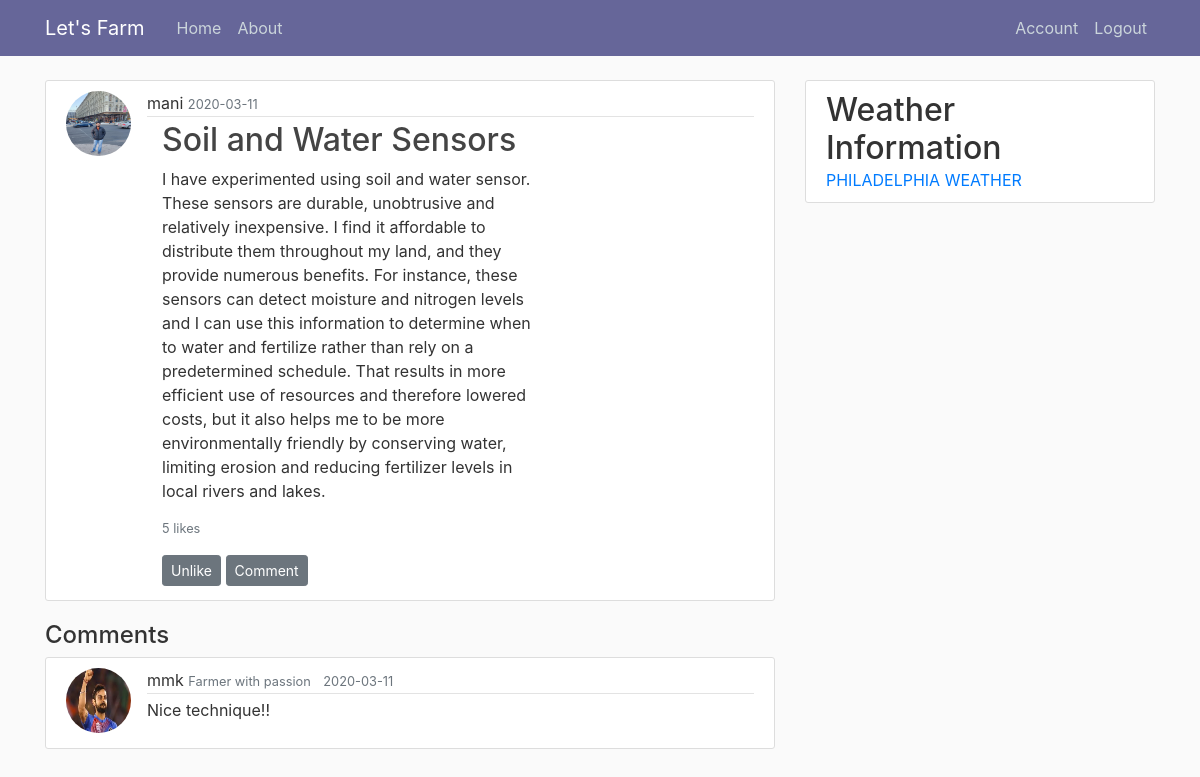
/post/3 (signed in), run on the app's committed database.
### community/models.py (models this page shows, shortened)
class User(db.Model, UserMixin):
	id = db.Column(db.Integer, primary_key = True)
	username = db.Column(db.String(20), unique = True, nullable = False)
	email = db.Column(db.String(120), unique = True, nullable = False)
	image_file = db.Column(db.String(20), nullable = False, default = 'default.jpg')
	password = db.Column(db.String(60), nullable = False, unique= False)
	bio = db.Column(db.String(200), nullable = True)
	posts = db.relationship('Post', backref = 'author', lazy = True)
	liked = db.relationship('PostLike', foreign_keys = 'PostLike.user_id', backref='user',lazy = 'dynamic')
	comments = db.relationship('Comment', backref= 'author', lazy = 'dynamic')
	def has_liked_post(self,post):
		return PostLike.query.filter(PostLike.user_id ==self.id, PostLike.post_id == post.id).count() > 0

class Post(db.Model):
	id = db.Column(db.Integer, primary_key = True)
	title = db.Column(db.String(150), nullable = False)
	date_posted = db.Column(db.DateTime, nullable = False, default=datetime.datetime.utcnow)
	content = db.Column(db.Text, nullable = False)
	user_id = db.Column(db.Integer, db.ForeignKey('user.id'), nullable = False)
	likes = db.relationship('PostLike', backref = 'post', lazy = 'dynamic')
	comments = db.relationship('Comment', backref= 'post', lazy = 'dynamic')

class Comment(db.Model):
	id = db.Column(db.Integer, primary_key = True)
	body = db.Column(db.Text)
	timestamp = db.Column(db.DateTime, nullable = False, default = datetime.datetime.utcnow)
	user_id = db.Column(db.Integer, db.ForeignKey('user.id'), nullable = False)
	post_id = db.Column(db.Integer,db.ForeignKey('post.id'), nullable = False)

### community/routes.py (the view)
@app.route("/post/<int:post_id>")
@login_required
def view_post(post_id):
	post = Post.query.get_or_404(post_id)
	comments = Comment.query.filter_by(post_id =post_id).order_by(Comment.timestamp.desc())
	return render_template('view_post.html',title = post.title, post = post, comments = comments)

### community/models.py (called while the page is built)
@login.user_loader
def load_user(usr_id):
	return User.query.get(int(usr_id))

### community/templates/view_post.html (shortened to what this page needs)
{% extends "layout.html" %}
{% block content %}
<div class="row">
  <div class="col-md-8">
        <article class="media content-section">
            <img class= "rounded-circle post-img" src="{{url_for('static',filename = 'Profile_pics/' +post.author.image_file)}}">
          <div class="media-body">
            <div class="article-metadata">
              <a class="mr-0" >{{ post.author.username }}</a>
              <small class="text-muted">{{ post.date_posted.strftime('%Y-%m-%d') }}
              </small>
            </div>
            <div class="col-md-8">
              <h2 class="article-title">{{ post.title }}</a></h2>
              <p>{{ post.content }}</p>
              <small class="text-muted">
                <p> {{ post.likes.count() }} likes</p>
              </small>
              {% if current_user.has_liked_post(post) %}
              <a class="btn btn-secondary btn-sm " href="{{ url_for('like_action', post_id=post.id, action='unlike') }}">Unlike</a>
              {% else %}
              <a class="btn btn-secondary btn-sm " href="{{ url_for('like_action', post_id=post.id, action='like') }}">Like</a>
            {% endif %}
              <a class="btn btn-secondary btn-sm " href="{{url_for('new_comment', post_id = post.id)}}"> Comment </a>
            </div>
          </div>
        </article>
        <h4>Comments</h4>
        {% for comment in comments%}
        <article class="media content-section">
            <img class= "rounded-circle post-img" src="{{url_for('static',filename = 'Profile_pics/' +comment.author.image_file)}}">
          <div class="media-body">
            <div class="article-metadata">
              <a class="mr-0" >{{ comment.author.username }}</a>
              <small class="text-muted mr-2">{{comment.author.bio}}</small>
              <small class="text-muted">{{ comment.timestamp.strftime('%Y-%m-%d') }}
              </small>
            </div>
            <p class="article-content">{{ comment.body }}</p>
          </div>
        </article>
        {% endfor %}
  </div>
        <div class="col-md-4">
          <div class="content-section">
            <h2 class="mb-0">Weather Information</h2>
            <a class="weatherwidget-io" href="https://forecast7.com/en/39d95n75d17/philadelphia/" data-label_1="PHILADELPHIA" data-label_2="WEATHER" data-theme="hexellence" >PHILADELPHIA WEATHER</a>
          </div>
        </div>
 </div>
{% endblock content %}

### community/static/main.css (style rules this page uses)
body { background: #fafafa; color: #333333; margin-top: 5rem; }
.content-section { background: #ffffff; padding: 10px 20px; border: 1px solid #dddddd; border-radius: 3px; margin-bottom: 20px; }
.article-title { color: #444444; }
.article-content { white-space: pre-line; }
.post-img { height: 65px; width: 65px; margin-right: 16px; }
.article-metadata { padding-bottom: 1px; margin-bottom: 4px; border-bottom: 1px solid #e3e3e3 }
.col-md-8 { margin-bottom: 4px; }

### data on the page
User: image_file (picture), author.username "mani"
Post: date_posted "2020-03-11", title "Soil and Water Sensors", content "I have experimented using soil and water sensor. These sensors are durable, unobtrusive and relatively inexpensive. I find it affordable to distribute them throughout my land, and they provide numerous benefits. For instance, these sensors can detect moisture and nitrogen levels and I can use this information to determine when to water and fertilize rather than rely on a predetermined schedule. That results in more efficient use of resources and therefore lowered costs, but it also helps me to be more environmentally friendly by conserving water, limiting erosion and reducing fertilizer levels in local rivers and lakes."
Comment: image_file (picture), author.username "mmk", author.bio "Farmer with passion", timestamp "2020-03-11", body "Nice technique!!"

### other printed values
{{ post.likes.count() }} "5"
